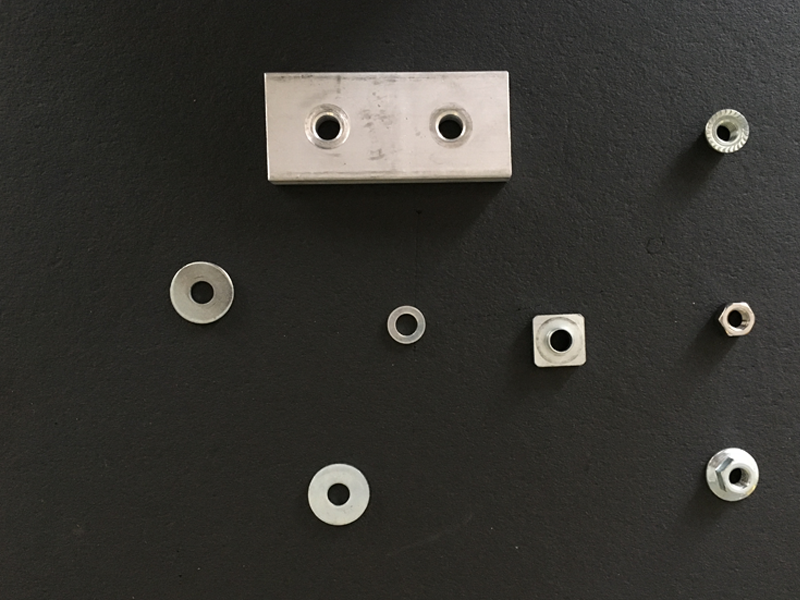
//> input picture student_assignment_3/data/parts.png, 800 x 600 px
$ ./main   (built with g++ and OpenCV 4)
//> lines starting //> are read from the running program, lines starting //| are printed output that depends on the picture
#include <opencv2/opencv.hpp>
#include <iostream>
using namespace cv;
using namespace std;

// --- Kernel and filter parameters for each scenario ---
int kernel_mean_original = 3, kernel_gauss_original = 3, kernel_median_original = 3;
int kernel_mean_gaussian_noise = 3, kernel_gauss_gaussian_noise = 3, kernel_median_gaussian_noise = 3;
int kernel_mean_saltpepper = 3, kernel_gauss_saltpepper = 3, kernel_median_saltpepper = 3;

int d_bilateral_original = 5, sigmaColor_bilateral_original = 50, sigmaSpace_bilateral_original = 50;
int d_bilateral_gaussian_noise = 5, sigmaColor_bilateral_gaussian_noise = 50, sigmaSpace_bilateral_gaussian_noise = 50;
int d_bilateral_saltpepper = 5, sigmaColor_bilateral_saltpepper = 50, sigmaSpace_bilateral_saltpepper = 50;

// --- Output images for each filter and noise scenario ---
Mat filtered_mean_original, filtered_gauss_original, filtered_median_original, filtered_bilateral_original;
Mat filtered_mean_gaussian_noise, filtered_gauss_gaussian_noise, filtered_median_gaussian_noise, filtered_bilateral_gaussian_noise;
Mat filtered_mean_saltpepper, filtered_gauss_saltpepper, filtered_median_saltpepper, filtered_bilateral_saltpepper;

// --- Ensure kernel size is always odd (required by most filters) ---
int ensureOdd(int value) {
    return (value % 2 == 0) ? value + 1 : value;
}

// --- Filter callbacks: update filter output and window on trackbar change ---
void onMeanOriginalTrackbar(int, void* userdata) {
    kernel_mean_original = ensureOdd(kernel_mean_original);
    blur(*(Mat*)userdata, filtered_mean_original, Size(kernel_mean_original, kernel_mean_original));
    imshow("Mean Filter - Original", filtered_mean_original);
}
void onGaussOriginalTrackbar(int, void* userdata) {
    kernel_gauss_original = ensureOdd(kernel_gauss_original);
    GaussianBlur(*(Mat*)userdata, filtered_gauss_original, Size(kernel_gauss_original, kernel_gauss_original), 0);
    imshow("Gaussian Filter - Original", filtered_gauss_original);
}
void onMedianOriginalTrackbar(int, void* userdata) {
    kernel_median_original = ensureOdd(kernel_median_original);
    medianBlur(*(Mat*)userdata, filtered_median_original, kernel_median_original);
    imshow("Median Filter - Original", filtered_median_original);
}
void onBilateralOriginalDTrackbar(int, void* userdata) {
    d_bilateral_original = ensureOdd(d_bilateral_original);
    bilateralFilter(*(Mat*)userdata, filtered_bilateral_original, d_bilateral_original, sigmaColor_bilateral_original, sigmaSpace_bilateral_original);
    imshow("Bilateral Filter - Original", filtered_bilateral_original);
}
void onBilateralOriginalSigmaColorTrackbar(int, void* userdata) {
    bilateralFilter(*(Mat*)userdata, filtered_bilateral_original, d_bilateral_original, sigmaColor_bilateral_original, sigmaSpace_bilateral_original);
    imshow("Bilateral Filter - Original", filtered_bilateral_original);
}
void onBilateralOriginalSigmaSpaceTrackbar(int, void* userdata) {
    bilateralFilter(*(Mat*)userdata, filtered_bilateral_original, d_bilateral_original, sigmaColor_bilateral_original, sigmaSpace_bilateral_original);
    imshow("Bilateral Filter - Original", filtered_bilateral_original);
}

// --- Repeat similar filter callbacks for Gaussian noise and Salt & Pepper noise images ---
void onMeanGaussianNoiseTrackbar(int, void* userdata) {
    kernel_mean_gaussian_noise = ensureOdd(kernel_mean_gaussian_noise);
    blur(*(Mat*)userdata, filtered_mean_gaussian_noise, Size(kernel_mean_gaussian_noise, kernel_mean_gaussian_noise));
    imshow("Mean Filter - Gaussian Noise", filtered_mean_gaussian_noise);
}
void onGaussGaussianNoiseTrackbar(int, void* userdata) {
    kernel_gauss_gaussian_noise = ensureOdd(kernel_gauss_gaussian_noise);
    GaussianBlur(*(Mat*)userdata, filtered_gauss_gaussian_noise, Size(kernel_gauss_gaussian_noise, kernel_gauss_gaussian_noise), 0);
    imshow("Gaussian Filter - Gaussian Noise", filtered_gauss_gaussian_noise);
}
void onMedianGaussianNoiseTrackbar(int, void* userdata) {
    kernel_median_gaussian_noise = ensureOdd(kernel_median_gaussian_noise);
    medianBlur(*(Mat*)userdata, filtered_median_gaussian_noise, kernel_median_gaussian_noise);
    imshow("Median Filter - Gaussian Noise", filtered_median_gaussian_noise);
}
void onBilateralGaussianNoiseDTrackbar(int, void* userdata) {
    d_bilateral_gaussian_noise = ensureOdd(d_bilateral_gaussian_noise);
    bilateralFilter(*(Mat*)userdata, filtered_bilateral_gaussian_noise, d_bilateral_gaussian_noise, sigmaColor_bilateral_gaussian_noise, sigmaSpace_bilateral_gaussian_noise);
    imshow("Bilateral Filter - Gaussian Noise", filtered_bilateral_gaussian_noise);
}
void onBilateralGaussianNoiseSigmaColorTrackbar(int, void* userdata) {
    bilateralFilter(*(Mat*)userdata, filtered_bilateral_gaussian_noise, d_bilateral_gaussian_noise, sigmaColor_bilateral_gaussian_noise, sigmaSpace_bilateral_gaussian_noise);
    imshow("Bilateral Filter - Gaussian Noise", filtered_bilateral_gaussian_noise);
}
void onBilateralGaussianNoiseSigmaSpaceTrackbar(int, void* userdata) {
    bilateralFilter(*(Mat*)userdata, filtered_bilateral_gaussian_noise, d_bilateral_gaussian_noise, sigmaColor_bilateral_gaussian_noise, sigmaSpace_bilateral_gaussian_noise);
    imshow("Bilateral Filter - Gaussian Noise", filtered_bilateral_gaussian_noise);
}

void onMeanSaltPepperTrackbar(int, void* userdata) {
    kernel_mean_saltpepper = ensureOdd(kernel_mean_saltpepper);
    blur(*(Mat*)userdata, filtered_mean_saltpepper, Size(kernel_mean_saltpepper, kernel_mean_saltpepper));
    imshow("Mean Filter - Salt & Pepper", filtered_mean_saltpepper);
}
void onGaussSaltPepperTrackbar(int, void* userdata) {
    kernel_gauss_saltpepper = ensureOdd(kernel_gauss_saltpepper);
    GaussianBlur(*(Mat*)userdata, filtered_gauss_saltpepper, Size(kernel_gauss_saltpepper, kernel_gauss_saltpepper), 0);
    imshow("Gaussian Filter - Salt & Pepper", filtered_gauss_saltpepper);
}
void onMedianSaltPepperTrackbar(int, void* userdata) {
    kernel_median_saltpepper = ensureOdd(kernel_median_saltpepper);
    medianBlur(*(Mat*)userdata, filtered_median_saltpepper, kernel_median_saltpepper);
    imshow("Median Filter - Salt & Pepper", filtered_median_saltpepper);
}
void onBilateralSaltPepperDTrackbar(int, void* userdata) {
    d_bilateral_saltpepper = ensureOdd(d_bilateral_saltpepper);
    bilateralFilter(*(Mat*)userdata, filtered_bilateral_saltpepper, d_bilateral_saltpepper, sigmaColor_bilateral_saltpepper, sigmaSpace_bilateral_saltpepper);
    imshow("Bilateral Filter - Salt & Pepper", filtered_bilateral_saltpepper);
}
void onBilateralSaltPepperSigmaColorTrackbar(int, void* userdata) {
    bilateralFilter(*(Mat*)userdata, filtered_bilateral_saltpepper, d_bilateral_saltpepper, sigmaColor_bilateral_saltpepper, sigmaSpace_bilateral_saltpepper);
    imshow("Bilateral Filter - Salt & Pepper", filtered_bilateral_saltpepper);
}
void onBilateralSaltPepperSigmaSpaceTrackbar(int, void* userdata) {
    bilateralFilter(*(Mat*)userdata, filtered_bilateral_saltpepper, d_bilateral_saltpepper, sigmaColor_bilateral_saltpepper, sigmaSpace_bilateral_saltpepper);
    imshow("Bilateral Filter - Salt & Pepper", filtered_bilateral_saltpepper);
}

int main() {
    // --- Load and resize grayscale image ---
    Mat image = imread("../data/parts.png", 0);
//> image: 600 rows x 800 cols, CV_8UC1; min 0, max 255, mean 53.4
    if (image.empty()) {
        cout << "Error: Could not load the image!" << endl;
        return -1;
    }
    resize(image, image, Size(), 0.5, 0.5, INTER_LINEAR);
//> image: 300 rows x 400 cols, CV_8UC1

    // --- Create noisy versions of the image ---
    Mat image_gaussian_noise = image.clone();
    Mat image_salt_and_pepper_noise = image.clone();

    // Add Gaussian noise
    Mat gaussian_noise = Mat(image.size(), image.type());
    randn(gaussian_noise, 50, 10);
    add(image, gaussian_noise, image_gaussian_noise);
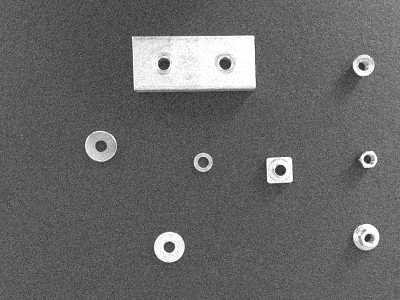
//> image_gaussian_noise: 300 rows x 400 cols, CV_8UC1; min 33, max 255, mean 103.2

    // Add Salt & Pepper noise
    Mat saltpepper_noise = Mat::zeros(image.rows, image.cols, CV_8U);
    randu(saltpepper_noise, 0, 255);
    Mat black = saltpepper_noise < 10;
    Mat white = saltpepper_noise > 245;
    image_salt_and_pepper_noise.setTo(255, white);
    image_salt_and_pepper_noise.setTo(0, black);
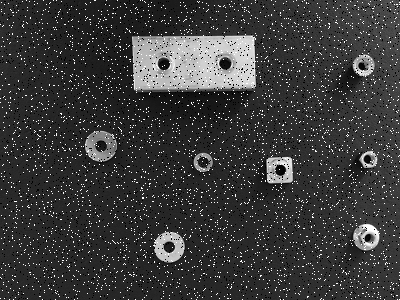
//> image_salt_and_pepper_noise: 300 rows x 400 cols, CV_8UC1; min 0, max 255, mean 58.4

    // --- Initial filtering for all images and filters ---
    blur(image, filtered_mean_original, Size(kernel_mean_original, kernel_mean_original));
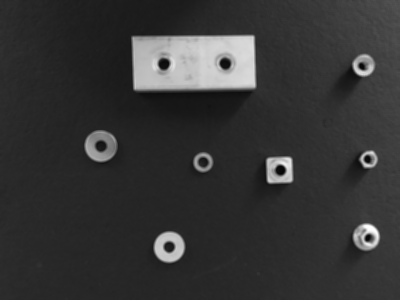
//> filtered_mean_original: 300 rows x 400 cols, CV_8UC1; min 5, max 255, mean 53.5
    GaussianBlur(image, filtered_gauss_original, Size(kernel_gauss_original, kernel_gauss_original), 0);
    medianBlur(image, filtered_median_original, kernel_median_original);
    bilateralFilter(image, filtered_bilateral_original, d_bilateral_original, sigmaColor_bilateral_original, sigmaSpace_bilateral_original);

    blur(image_gaussian_noise, filtered_mean_gaussian_noise, Size(kernel_mean_gaussian_noise, kernel_mean_gaussian_noise));
    GaussianBlur(image_gaussian_noise, filtered_gauss_gaussian_noise, Size(kernel_gauss_gaussian_noise, kernel_gauss_gaussian_noise), 0);
    medianBlur(image_gaussian_noise, filtered_median_gaussian_noise, kernel_median_gaussian_noise);
    bilateralFilter(image_gaussian_noise, filtered_bilateral_gaussian_noise, d_bilateral_gaussian_noise, sigmaColor_bilateral_gaussian_noise, sigmaSpace_bilateral_gaussian_noise);

    blur(image_salt_and_pepper_noise, filtered_mean_saltpepper, Size(kernel_mean_saltpepper, kernel_mean_saltpepper));
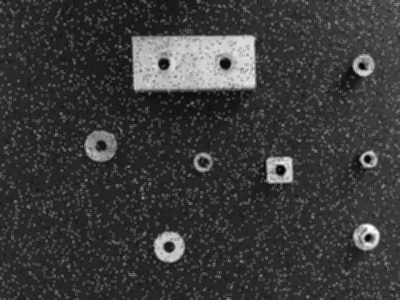
//> filtered_mean_saltpepper: 300 rows x 400 cols, CV_8UC1; min 5, max 255, mean 58.4
    GaussianBlur(image_salt_and_pepper_noise, filtered_gauss_saltpepper, Size(kernel_gauss_saltpepper, kernel_gauss_saltpepper), 0);
    medianBlur(image_salt_and_pepper_noise, filtered_median_saltpepper, kernel_median_saltpepper);
    bilateralFilter(image_salt_and_pepper_noise, filtered_bilateral_saltpepper, d_bilateral_saltpepper, sigmaColor_bilateral_saltpepper, sigmaSpace_bilateral_saltpepper);

    // --- Show original and noisy images ---
    imshow("Original", image);
    imshow("Gaussian Noise", image_gaussian_noise);
    imshow("Salt and Pepper", image_salt_and_pepper_noise);

    // --- Create windows and trackbars for each filter and scenario ---
    // Original
    namedWindow("Mean Filter - Original", WINDOW_AUTOSIZE);
    namedWindow("Gaussian Filter - Original", WINDOW_AUTOSIZE);
    namedWindow("Median Filter - Original", WINDOW_AUTOSIZE);
    namedWindow("Bilateral Filter - Original", WINDOW_AUTOSIZE);
    createTrackbar("Kernel Size", "Mean Filter - Original", &kernel_mean_original, 15, onMeanOriginalTrackbar, &image);
    createTrackbar("Kernel Size", "Gaussian Filter - Original", &kernel_gauss_original, 15, onGaussOriginalTrackbar, &image);
    createTrackbar("Kernel Size", "Median Filter - Original", &kernel_median_original, 15, onMedianOriginalTrackbar, &image);
    createTrackbar("Diameter", "Bilateral Filter - Original", &d_bilateral_original, 15, onBilateralOriginalDTrackbar, &image);
    createTrackbar("Sigma Color", "Bilateral Filter - Original", &sigmaColor_bilateral_original, 150, onBilateralOriginalSigmaColorTrackbar, &image);
    createTrackbar("Sigma Space", "Bilateral Filter - Original", &sigmaSpace_bilateral_original, 150, onBilateralOriginalSigmaSpaceTrackbar, &image);

    // Gaussian Noise
    namedWindow("Mean Filter - Gaussian Noise", WINDOW_AUTOSIZE);
    namedWindow("Gaussian Filter - Gaussian Noise", WINDOW_AUTOSIZE);
    namedWindow("Median Filter - Gaussian Noise", WINDOW_AUTOSIZE);
    namedWindow("Bilateral Filter - Gaussian Noise", WINDOW_AUTOSIZE);
    createTrackbar("Kernel Size", "Mean Filter - Gaussian Noise", &kernel_mean_gaussian_noise, 15, onMeanGaussianNoiseTrackbar, &image_gaussian_noise);
    createTrackbar("Kernel Size", "Gaussian Filter - Gaussian Noise", &kernel_gauss_gaussian_noise, 15, onGaussGaussianNoiseTrackbar, &image_gaussian_noise);
    createTrackbar("Kernel Size", "Median Filter - Gaussian Noise", &kernel_median_gaussian_noise, 15, onMedianGaussianNoiseTrackbar, &image_gaussian_noise);
    createTrackbar("Diameter", "Bilateral Filter - Gaussian Noise", &d_bilateral_gaussian_noise, 15, onBilateralGaussianNoiseDTrackbar, &image_gaussian_noise);
    createTrackbar("Sigma Color", "Bilateral Filter - Gaussian Noise", &sigmaColor_bilateral_gaussian_noise, 150, onBilateralGaussianNoiseSigmaColorTrackbar, &image_gaussian_noise);
    createTrackbar("Sigma Space", "Bilateral Filter - Gaussian Noise", &sigmaSpace_bilateral_gaussian_noise, 150, onBilateralGaussianNoiseSigmaSpaceTrackbar, &image_gaussian_noise);

    // Salt & Pepper Noise
    namedWindow("Mean Filter - Salt & Pepper", WINDOW_AUTOSIZE);
    namedWindow("Gaussian Filter - Salt & Pepper", WINDOW_AUTOSIZE);
    namedWindow("Median Filter - Salt & Pepper", WINDOW_AUTOSIZE);
    namedWindow("Bilateral Filter - Salt & Pepper", WINDOW_AUTOSIZE);
    createTrackbar("Kernel Size", "Mean Filter - Salt & Pepper", &kernel_mean_saltpepper, 15, onMeanSaltPepperTrackbar, &image_salt_and_pepper_noise);
    createTrackbar("Kernel Size", "Gaussian Filter - Salt & Pepper", &kernel_gauss_saltpepper, 15, onGaussSaltPepperTrackbar, &image_salt_and_pepper_noise);
    createTrackbar("Kernel Size", "Median Filter - Salt & Pepper", &kernel_median_saltpepper, 15, onMedianSaltPepperTrackbar, &image_salt_and_pepper_noise);
    createTrackbar("Diameter", "Bilateral Filter - Salt & Pepper", &d_bilateral_saltpepper, 15, onBilateralSaltPepperDTrackbar, &image_salt_and_pepper_noise);
    createTrackbar("Sigma Color", "Bilateral Filter - Salt & Pepper", &sigmaColor_bilateral_saltpepper, 150, onBilateralSaltPepperSigmaColorTrackbar, &image_salt_and_pepper_noise);
    createTrackbar("Sigma Space", "Bilateral Filter - Salt & Pepper", &sigmaSpace_bilateral_saltpepper, 150, onBilateralSaltPepperSigmaSpaceTrackbar, &image_salt_and_pepper_noise);

    // --- Show all filtered images initially ---
    imshow("Mean Filter - Original", filtered_mean_original);
    imshow("Gaussian Filter - Original", filtered_gauss_original);
    imshow("Median Filter - Original", filtered_median_original);
    imshow("Bilateral Filter - Original", filtered_bilateral_original);
    imshow("Mean Filter - Gaussian Noise", filtered_mean_gaussian_noise);
    imshow("Gaussian Filter - Gaussian Noise", filtered_gauss_gaussian_noise);
    imshow("Median Filter - Gaussian Noise", filtered_median_gaussian_noise);
    imshow("Bilateral Filter - Gaussian Noise", filtered_bilateral_gaussian_noise);
    imshow("Mean Filter - Salt & Pepper", filtered_mean_saltpepper);
    imshow("Gaussian Filter - Salt & Pepper", filtered_gauss_saltpepper);
    imshow("Median Filter - Salt & Pepper", filtered_median_saltpepper);
    imshow("Bilateral Filter - Salt & Pepper", filtered_bilateral_saltpepper);

    // --- Main loop: wait for user to exit ---
    while (true) {
        int key = waitKey(1);
//> in onMedianOriginalTrackbar, `kernel_median_original = ensureOdd(kernel_median_original);`: kernel_median_original = 3
//> in onBilateralOriginalDTrackbar, `d_bilateral_original = ensureOdd(d_bilateral_original);`: d_bilateral_original = 5
//> in onMedianGaussianNoiseTrackbar, `kernel_median_gaussian_noise = ensureOdd(kernel_median_gaussian_noise);`: kernel_median_gaussian_noise = 3
//> in onBilateralGaussianNoiseDTrackbar, `d_bilateral_gaussian_noise = ensureOdd(d_bilateral_gaussian_noise);`: d_bilateral_gaussian_noise = 5
//> in onMedianSaltPepperTrackbar, `kernel_median_saltpepper = ensureOdd(kernel_median_saltpepper);`: kernel_median_saltpepper = 3
//> in onBilateralSaltPepperDTrackbar, `d_bilateral_saltpepper = ensureOdd(d_bilateral_saltpepper);`: d_bilateral_saltpepper = 5
//> the 'q' key is pressed
        if (key == 'q' || key == 27) break;
    }

    destroyAllWindows();
    return 0;
}
